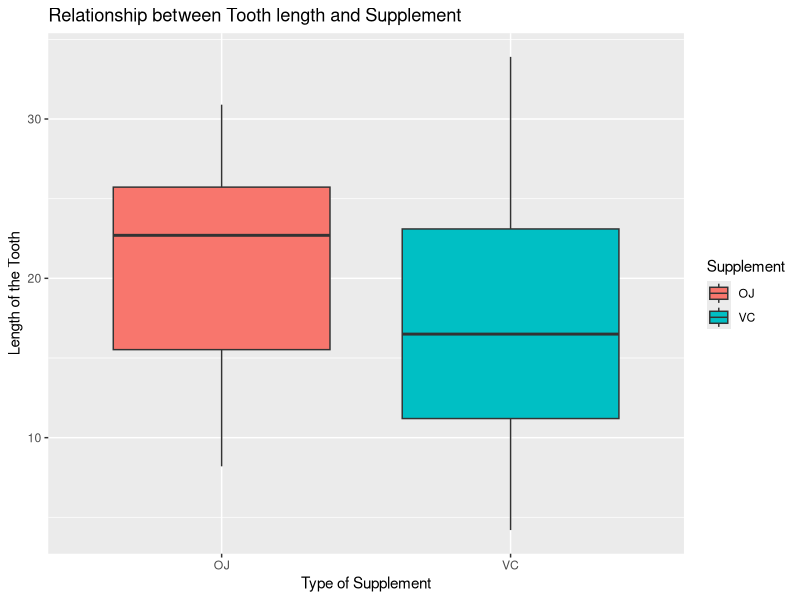
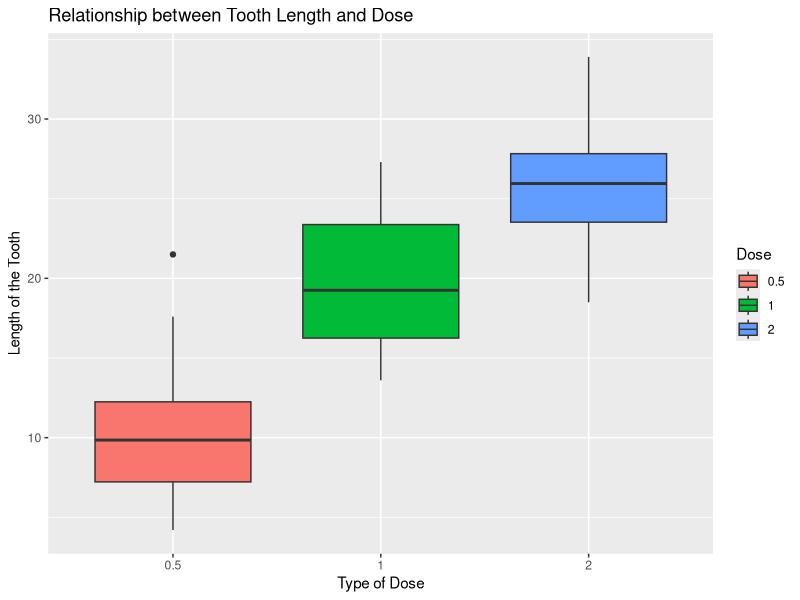

Here is the R script that generated these plots, in order: (Note: this script raises an error after producing the figures.)
## ---- chunk 1
library(ggplot2)
library(datasets)
## ---- chunk 2
data("ToothGrowth")

str(ToothGrowth)
head(ToothGrowth)
tail(ToothGrowth)
## ---- chunk 3
summary(ToothGrowth)

ggplot(ToothGrowth, aes(x=supp, y=len))+ 
        geom_boxplot(aes(fill=supp))+
        labs(x = 'Type of Supplement', y = "Length of the Tooth", title = "Relationship between Tooth length and Supplement")+
        guides(fill=guide_legend(title="Supplement"))

## ---- chunk 4
ggplot(aes(x = factor(dose), y = len), data = ToothGrowth) + 
    geom_boxplot(aes(fill = factor(dose)))+
    labs(x = "Type of Dose", y = "Length of the Tooth" ,title="Relationship between Tooth Length and Dose")+
    guides(fill=guide_legend(title="Dose"))
## ---- chunk 5
t.test(len~supp, data = ToothGrowth, paired = F)
## ---- chunk 6
t.test(len~supp, data = subset(ToothGrowth, dose ==0.5 ), paired = F)
## ---- chunk 7
t.test(len~supp, data = subset(ToothGrowth, dose ==1 ), paired = F)
## ---- chunk 8
t.test(len~supp, data = subset(ToothGrowth, dose ==2 ), paired = F)
